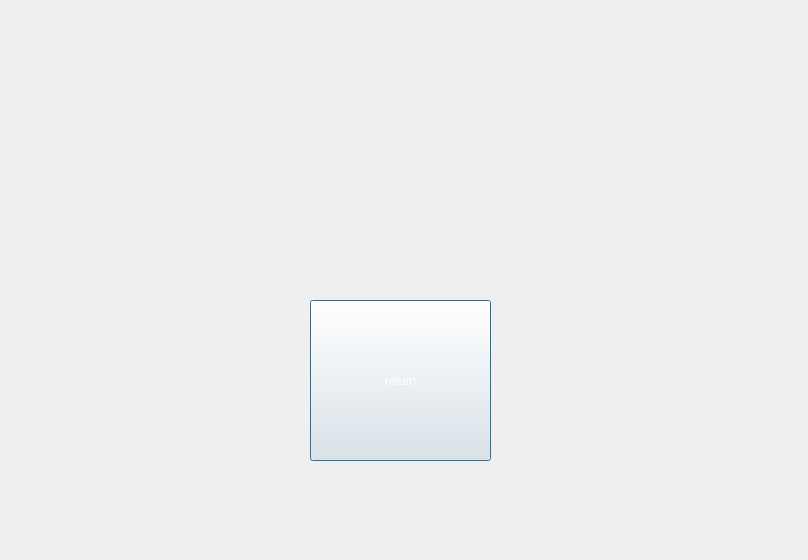
<?xml version="1.0" encoding="UTF-8"?>
<ui version="4.0">
 <class>Lose2</class>
 <widget class="QDialog" name="Lose2">
  <property name="geometry">
   <rect>
    <x>0</x>
    <y>0</y>
    <width>808</width>
    <height>560</height>
   </rect>
  </property>
  <property name="windowTitle">
   <string>Dialog</string>
  </property>
  <property name="styleSheet">
   <string notr="true">border-image: url(:/pictures/lose.jpg);</string>
  </property>
  <widget class="QPushButton" name="pushButton">
   <property name="geometry">
    <rect>
     <x>310</x>
     <y>300</y>
     <width>181</width>
     <height>161</height>
    </rect>
   </property>
   <property name="styleSheet">
    <string notr="true">border-image: url(:/pictures/file3.png);
color:rgb(255, 255, 255);
font: 16pt &quot;Impact&quot;;
</string>
   </property>
   <property name="text">
    <string>return</string>
   </property>
  </widget>
 </widget>
 <resources/>
 <connections/>
</ui>
